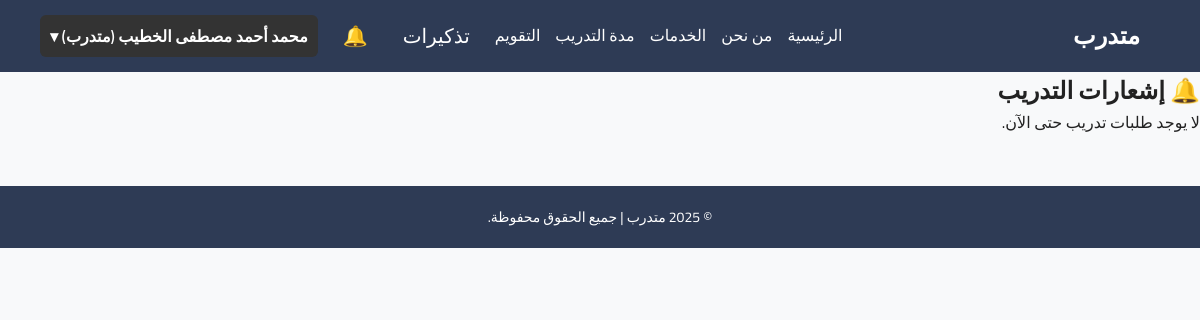
The app's page /trainee/notifications.php (signed in), older data.
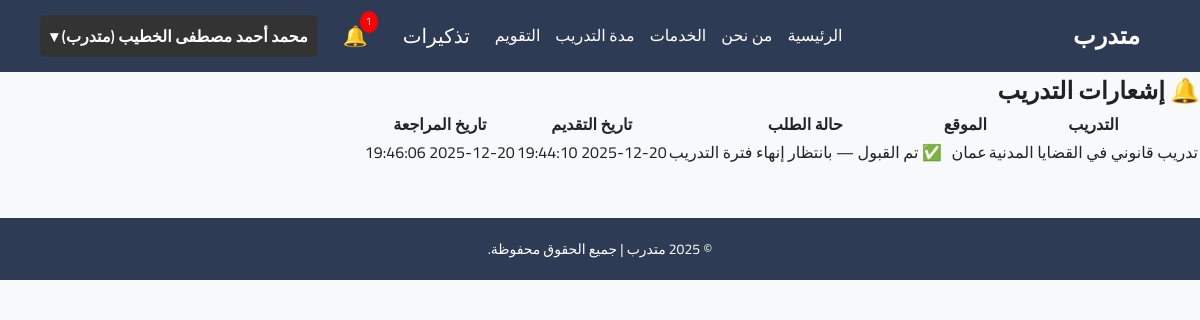
The same page, newer data.
### tables this page shows
CREATE TABLE `training_applications` (
  `application_id` int(11) NOT NULL,
  `trainee_id` int(11) NOT NULL,
  `training_id` int(11) NOT NULL,
  `status` enum('pending','accepted','rejected','completed') NOT NULL DEFAULT 'pending',
  `trainee_seen` tinyint(1) NOT NULL DEFAULT 0,
  `applied_at` datetime NOT NULL DEFAULT current_timestamp(),
  `reviewed_at` datetime DEFAULT NULL,
  `notes` text DEFAULT NULL,
  `syndicate_notified` tinyint(1) NOT NULL DEFAULT 0
);

CREATE TABLE `trainings` (
  `training_id` int(11) NOT NULL,
  `lawyer_id` int(11) NOT NULL,
  `title` varchar(200) NOT NULL,
  `description` text DEFAULT NULL,
  `duration_months` int(11) DEFAULT NULL,
  `location` varchar(255) DEFAULT NULL,
  `start_date` date DEFAULT NULL,
  `end_date` date DEFAULT NULL,
  `status` enum('open','closed') NOT NULL DEFAULT 'open',
  `seats` int(11) NOT NULL DEFAULT 1,
  `created_at` datetime NOT NULL DEFAULT current_timestamp(),
  `updated_at` datetime NOT NULL DEFAULT current_timestamp() ON UPDATE current_timestamp()
);

### trainee/notifications.php (the view, shortened to what this page needs)
<?php
require_once("../config/db.php");
$user_id = $_SESSION['user_id'];
$stmt = $pdo->prepare("SELECT trainee_id FROM trainees WHERE user_id = ?");
$stmt->execute([$user_id]);
$trainee = $stmt->fetch(PDO::FETCH_ASSOC);
$trainee_id = $trainee['trainee_id'];
$stmt = $pdo->prepare("
    SELECT
        ta.application_id,
        ta.status,
        ta.applied_at,
        ta.reviewed_at,
        ta.trainee_seen,
        t.title,
        t.location
    FROM training_applications ta
    JOIN trainings t ON ta.training_id = t.training_id
    WHERE ta.trainee_id = ?
    ORDER BY ta.applied_at DESC
");
$stmt->execute([$trainee_id]);
$applications = $stmt->fetchAll(PDO::FETCH_ASSOC);
?>
<!DOCTYPE html>
<html lang="ar" dir="rtl">
<head>
<link rel="stylesheet" href="../assets/css/style.css">
</head>
<body>
<?php include("../includes/header.php"); ?>
<div class="container">
    <h2>🔔 إشعارات التدريب</h2>
    <?php if (empty($applications)): ?>
        <p>لا يوجد طلبات تدريب حتى الآن.</p>
    <?php else: ?>
    <table class="table">
        <thead>
            <tr>
                <th>التدريب</th>
                <th>الموقع</th>
                <th>حالة الطلب</th>
                <th>تاريخ التقديم</th>
                <th>تاريخ المراجعة</th>
            </tr>
        </thead>
        <tbody>
        <?php foreach($applications as $row): ?>
            <tr class="<?= ($row['trainee_seen'] == 0 && $row['status'] != 'pending') ? 'unread-row' : '' ?>">
                <td><?= htmlspecialchars($row['title']) ?></td>
                <td><?= htmlspecialchars($row['location']) ?></td>
                <td>
                    <?php if ($row['status'] == 'pending'): ?>
                        ⏳ قيد المراجعة
                    <?php elseif ($row['status'] == 'accepted'): ?>
                        ✅ تم القبول — بانتظار إنهاء فترة التدريب
                    <?php elseif ($row['status'] == 'rejected'): ?>
                        ❌ تم الرفض
                    <?php elseif ($row['status'] == 'completed'): ?>
                        🎓 لقد أنهيت فترة التدريب وأنت جاهز لامتحان المزاولة
                    <?php else: ?>
                        <?= htmlspecialchars($row['status']) ?>
                    <?php endif; ?>
                </td>
                <td><?= htmlspecialchars($row['applied_at']) ?></td>
                <td><?= $row['reviewed_at'] ? htmlspecialchars($row['reviewed_at']) : '-' ?></td>
            </tr>
        <?php endforeach; ?>
        </tbody>
    </table>
    <?php endif; ?>
</div>
<?php include("../includes/footer.php"); ?>
</body>
</html>

### includes/header.php (shortened to what this page needs)
<?php
$notificationsCount = 0;
if (isset($_SESSION['user_id']) && isset($_SESSION['role']) && $_SESSION['role'] === 'trainee') {
  $userId = (int)$_SESSION['user_id'];
  $stmtNotif = $pdo->prepare("
    SELECT t.trainee_id
    FROM trainees t
    WHERE t.user_id = ?
    LIMIT 1
  ");
  $stmtNotif->execute([$userId]);
  $traineeRow = $stmtNotif->fetch(PDO::FETCH_ASSOC);
  if ($traineeRow) {
    $traineeId = (int)$traineeRow['trainee_id'];
    $stmtCount = $pdo->prepare("
      SELECT COUNT(*)
      FROM training_applications
      WHERE trainee_id = ?
        AND status IN ('accepted','rejected')
    ");
    $stmtCount->execute([$traineeId]);
    $notificationsCount = (int)$stmtCount->fetchColumn();
  }
}
?>
<link rel="stylesheet" href="../../assets/css/style.css">
<nav class="navbar">
  <div class="logo">متدرب</div>
  <ul class="nav-links">
    <li><a href="/mutadarrib/index.php">الرئيسية</a></li>
    <li><a href="#about">من نحن</a></li>
    <li><a href="#services">الخدمات</a></li>
<?php if (isset($_SESSION['user_id'])): ?>
  <?php
    $role = $_SESSION['role'];
    $role_ar = ($role === 'lawyer') ? 'مزاول' : (($role === 'trainee') ? 'متدرب' : (($role === 'syndicate_admin') ? 'موظف النقابة' : 'مدير'));
  ?>
  <?php if ($role === 'trainee'): ?>
    <li><a href="/mutadarrib/trainee/training_progress.php">مدة التدريب</a></li>
  <?php endif; ?>
  <li><a href="/mutadarrib/calendar/calendar.php">التقويم</a></li>
<?php if (isset($_SESSION['user_id'])): ?>
  <li class="nav-notifications">
    <a class="nav-badge-link" href="/mutadarrib/calendar/upcoming_reminders.php" title="تذكيرات التقويم القريبة">
      تذكيرات
    </a>
  </li>
<?php endif; ?>
  <?php if ($role === 'trainee'): ?>
    <li class="nav-notifications">
      <a href="/mutadarrib/trainee/notifications.php" title="إشعارات طلبات التدريب">
        🔔
        <?php if ($notificationsCount > 0): ?>
          <span class="notif-badge"><?= $notificationsCount ?></span>
        <?php endif; ?>
      </a>
    </li>
  <?php endif; ?>
      <li class="user-dropdown">
        <button class="user-toggle" id="userToggle">
          <?= htmlspecialchars($_SESSION['full_name']); ?> (<?= $role_ar; ?>) ▾
        </button>
      </li>
    <?php else: ?>
      <li><a href="./auth/login.php" class="login-btn">تسجيل الدخول</a></li>
      <li><a href="./auth/choose_specialization.php" class="register-btn">إنشاء حساب</a></li>
    <?php endif; ?>
  </ul>
</nav>

Row changes from the older to the newer data that the page shows:
added training_applications: training.title "تدريب قانوني في القضايا المدنية", training.location "عمان", status "✅ تم القبول — بانتظار إنهاء فترة التدريب", applied_at "2025-12-20 19:44:10", reviewed_at "2025-12-20 19:46:06"
Text that changed along with them:
$notificationsCount: (not shown) → "1"
text no longer shown: "لا يوجد طلبات تدريب حتى الآن."
text now shown: "التدريب الموقع حالة الطلب تاريخ التقديم تاريخ المراجعة"
